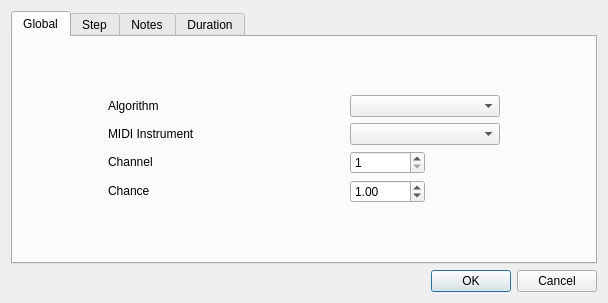
<ui version="4.0" >
 <class>instrumentDialog</class>
 <widget class="QDialog" name="instrumentDialog" >
  <property name="geometry" >
   <rect>
    <x>0</x>
    <y>0</y>
    <width>608</width>
    <height>303</height>
   </rect>
  </property>
  <property name="windowTitle" >
   <string>Edit Instrument</string>
  </property>
  <property name="modal" >
   <bool>true</bool>
  </property>
  <layout class="QVBoxLayout" name="verticalLayout" >
   <item>
    <widget class="QTabWidget" name="Tabs" >
     <property name="currentIndex" >
      <number>0</number>
     </property>
     <widget class="QWidget" name="tab" >
      <attribute name="title" >
       <string>Global</string>
      </attribute>
      <layout class="QVBoxLayout" name="verticalLayout_2" >
       <item>
        <layout class="QGridLayout" name="gridLayout_2" >
         <item row="0" column="0" >
          <widget class="QLabel" name="label_10" >
           <property name="sizePolicy" >
            <sizepolicy vsizetype="Fixed" hsizetype="Fixed" >
             <horstretch>0</horstretch>
             <verstretch>0</verstretch>
            </sizepolicy>
           </property>
           <property name="minimumSize" >
            <size>
             <width>150</width>
             <height>0</height>
            </size>
           </property>
           <property name="text" >
            <string>Algorithm</string>
           </property>
          </widget>
         </item>
         <item row="0" column="1" >
          <widget class="QComboBox" name="algorithm" >
           <property name="sizePolicy" >
            <sizepolicy vsizetype="Fixed" hsizetype="Preferred" >
             <horstretch>0</horstretch>
             <verstretch>0</verstretch>
            </sizepolicy>
           </property>
           <property name="minimumSize" >
            <size>
             <width>150</width>
             <height>0</height>
            </size>
           </property>
          </widget>
         </item>
         <item row="1" column="0" >
          <widget class="QLabel" name="label_4" >
           <property name="sizePolicy" >
            <sizepolicy vsizetype="Fixed" hsizetype="Fixed" >
             <horstretch>0</horstretch>
             <verstretch>0</verstretch>
            </sizepolicy>
           </property>
           <property name="minimumSize" >
            <size>
             <width>150</width>
             <height>0</height>
            </size>
           </property>
           <property name="text" >
            <string>MIDI Instrument</string>
           </property>
          </widget>
         </item>
         <item row="1" column="1" >
          <widget class="QComboBox" name="midi" >
           <property name="sizePolicy" >
            <sizepolicy vsizetype="Fixed" hsizetype="Preferred" >
             <horstretch>0</horstretch>
             <verstretch>0</verstretch>
            </sizepolicy>
           </property>
           <property name="minimumSize" >
            <size>
             <width>150</width>
             <height>0</height>
            </size>
           </property>
          </widget>
         </item>
         <item row="2" column="0" >
          <widget class="QLabel" name="label_6" >
           <property name="sizePolicy" >
            <sizepolicy vsizetype="Fixed" hsizetype="Fixed" >
             <horstretch>0</horstretch>
             <verstretch>0</verstretch>
            </sizepolicy>
           </property>
           <property name="minimumSize" >
            <size>
             <width>150</width>
             <height>0</height>
            </size>
           </property>
           <property name="text" >
            <string>Channel</string>
           </property>
          </widget>
         </item>
         <item row="2" column="1" >
          <widget class="QSpinBox" name="channel" >
           <property name="sizePolicy" >
            <sizepolicy vsizetype="Fixed" hsizetype="Fixed" >
             <horstretch>0</horstretch>
             <verstretch>0</verstretch>
            </sizepolicy>
           </property>
           <property name="minimumSize" >
            <size>
             <width>75</width>
             <height>0</height>
            </size>
           </property>
           <property name="minimum" >
            <number>1</number>
           </property>
           <property name="maximum" >
            <number>16</number>
           </property>
          </widget>
         </item>
         <item row="3" column="0" >
          <widget class="QLabel" name="label_5" >
           <property name="sizePolicy" >
            <sizepolicy vsizetype="Fixed" hsizetype="Fixed" >
             <horstretch>0</horstretch>
             <verstretch>0</verstretch>
            </sizepolicy>
           </property>
           <property name="minimumSize" >
            <size>
             <width>150</width>
             <height>0</height>
            </size>
           </property>
           <property name="text" >
            <string>Chance</string>
           </property>
          </widget>
         </item>
         <item row="3" column="1" >
          <widget class="QDoubleSpinBox" name="chance" >
           <property name="sizePolicy" >
            <sizepolicy vsizetype="Fixed" hsizetype="Fixed" >
             <horstretch>0</horstretch>
             <verstretch>0</verstretch>
            </sizepolicy>
           </property>
           <property name="minimumSize" >
            <size>
             <width>75</width>
             <height>0</height>
            </size>
           </property>
           <property name="singleStep" >
            <double>0.025000000000000</double>
           </property>
           <property name="value" >
            <double>1.000000000000000</double>
           </property>
          </widget>
         </item>
        </layout>
       </item>
      </layout>
     </widget>
     <widget class="QWidget" name="tab_2" >
      <attribute name="title" >
       <string>Step</string>
      </attribute>
      <layout class="QVBoxLayout" name="verticalLayout_3" >
       <item>
        <layout class="QGridLayout" name="gridLayout_3" >
         <item row="0" column="0" >
          <widget class="QLabel" name="label_3" >
           <property name="sizePolicy" >
            <sizepolicy vsizetype="Fixed" hsizetype="Fixed" >
             <horstretch>0</horstretch>
             <verstretch>0</verstretch>
            </sizepolicy>
           </property>
           <property name="minimumSize" >
            <size>
             <width>150</width>
             <height>0</height>
            </size>
           </property>
           <property name="text" >
            <string>Step</string>
           </property>
          </widget>
         </item>
         <item row="0" column="1" >
          <widget class="QSpinBox" name="step" >
           <property name="sizePolicy" >
            <sizepolicy vsizetype="Fixed" hsizetype="Fixed" >
             <horstretch>0</horstretch>
             <verstretch>0</verstretch>
            </sizepolicy>
           </property>
           <property name="minimumSize" >
            <size>
             <width>75</width>
             <height>0</height>
            </size>
           </property>
           <property name="maximum" >
            <number>10000</number>
           </property>
          </widget>
         </item>
         <item row="1" column="0" >
          <widget class="QLabel" name="label" >
           <property name="sizePolicy" >
            <sizepolicy vsizetype="Fixed" hsizetype="Fixed" >
             <horstretch>0</horstretch>
             <verstretch>0</verstretch>
            </sizepolicy>
           </property>
           <property name="minimumSize" >
            <size>
             <width>150</width>
             <height>0</height>
            </size>
           </property>
           <property name="text" >
            <string>Start</string>
           </property>
          </widget>
         </item>
         <item row="1" column="1" >
          <widget class="QSpinBox" name="stepstart" >
           <property name="sizePolicy" >
            <sizepolicy vsizetype="Fixed" hsizetype="Fixed" >
             <horstretch>0</horstretch>
             <verstretch>0</verstretch>
            </sizepolicy>
           </property>
           <property name="minimumSize" >
            <size>
             <width>75</width>
             <height>0</height>
            </size>
           </property>
           <property name="maximum" >
            <number>10000</number>
           </property>
          </widget>
         </item>
         <item row="2" column="0" >
          <widget class="QLabel" name="label_2" >
           <property name="sizePolicy" >
            <sizepolicy vsizetype="Fixed" hsizetype="Fixed" >
             <horstretch>0</horstretch>
             <verstretch>0</verstretch>
            </sizepolicy>
           </property>
           <property name="minimumSize" >
            <size>
             <width>150</width>
             <height>0</height>
            </size>
           </property>
           <property name="text" >
            <string>Step end</string>
           </property>
          </widget>
         </item>
         <item row="2" column="1" >
          <widget class="QSpinBox" name="stepend" >
           <property name="sizePolicy" >
            <sizepolicy vsizetype="Fixed" hsizetype="Fixed" >
             <horstretch>0</horstretch>
             <verstretch>0</verstretch>
            </sizepolicy>
           </property>
           <property name="minimumSize" >
            <size>
             <width>75</width>
             <height>0</height>
            </size>
           </property>
           <property name="minimum" >
            <number>-1</number>
           </property>
           <property name="maximum" >
            <number>10000</number>
           </property>
           <property name="value" >
            <number>-1</number>
           </property>
          </widget>
         </item>
         <item row="3" column="0" >
          <widget class="QLabel" name="label_15" >
           <property name="sizePolicy" >
            <sizepolicy vsizetype="Fixed" hsizetype="Fixed" >
             <horstretch>0</horstretch>
             <verstretch>0</verstretch>
            </sizepolicy>
           </property>
           <property name="text" >
            <string>End</string>
           </property>
          </widget>
         </item>
         <item row="3" column="1" >
          <widget class="QSpinBox" name="end" >
           <property name="minimum" >
            <number>-1</number>
           </property>
           <property name="maximum" >
            <number>100000</number>
           </property>
           <property name="value" >
            <number>-1</number>
           </property>
          </widget>
         </item>
        </layout>
       </item>
      </layout>
     </widget>
     <widget class="QWidget" name="Notes" >
      <attribute name="title" >
       <string>Notes</string>
      </attribute>
      <layout class="QVBoxLayout" name="verticalLayout_4" >
       <item>
        <layout class="QGridLayout" name="gridLayout_4" >
         <item row="2" column="0" >
          <widget class="QLabel" name="label_9" >
           <property name="sizePolicy" >
            <sizepolicy vsizetype="Fixed" hsizetype="Fixed" >
             <horstretch>0</horstretch>
             <verstretch>0</verstretch>
            </sizepolicy>
           </property>
           <property name="minimumSize" >
            <size>
             <width>150</width>
             <height>0</height>
            </size>
           </property>
           <property name="text" >
            <string>Min velocity</string>
           </property>
          </widget>
         </item>
         <item row="2" column="1" >
          <widget class="QSpinBox" name="minvelocity" >
           <property name="sizePolicy" >
            <sizepolicy vsizetype="Fixed" hsizetype="Fixed" >
             <horstretch>0</horstretch>
             <verstretch>0</verstretch>
            </sizepolicy>
           </property>
           <property name="minimumSize" >
            <size>
             <width>75</width>
             <height>0</height>
            </size>
           </property>
           <property name="maximum" >
            <number>128</number>
           </property>
          </widget>
         </item>
         <item row="0" column="0" >
          <widget class="QLabel" name="label_13" >
           <property name="sizePolicy" >
            <sizepolicy vsizetype="Fixed" hsizetype="Fixed" >
             <horstretch>0</horstretch>
             <verstretch>0</verstretch>
            </sizepolicy>
           </property>
           <property name="text" >
            <string>Min note</string>
           </property>
          </widget>
         </item>
         <item row="1" column="0" >
          <widget class="QLabel" name="label_14" >
           <property name="sizePolicy" >
            <sizepolicy vsizetype="Fixed" hsizetype="Fixed" >
             <horstretch>0</horstretch>
             <verstretch>0</verstretch>
            </sizepolicy>
           </property>
           <property name="text" >
            <string>Max note</string>
           </property>
          </widget>
         </item>
         <item row="0" column="1" >
          <widget class="QComboBox" name="minnote" >
           <property name="sizePolicy" >
            <sizepolicy vsizetype="Fixed" hsizetype="Fixed" >
             <horstretch>0</horstretch>
             <verstretch>0</verstretch>
            </sizepolicy>
           </property>
           <property name="minimumSize" >
            <size>
             <width>75</width>
             <height>0</height>
            </size>
           </property>
          </widget>
         </item>
         <item row="1" column="1" >
          <widget class="QComboBox" name="maxnote" >
           <property name="sizePolicy" >
            <sizepolicy vsizetype="Fixed" hsizetype="Minimum" >
             <horstretch>0</horstretch>
             <verstretch>0</verstretch>
            </sizepolicy>
           </property>
           <property name="minimumSize" >
            <size>
             <width>75</width>
             <height>0</height>
            </size>
           </property>
          </widget>
         </item>
         <item row="3" column="1" >
          <widget class="QSpinBox" name="maxvelocity" >
           <property name="sizePolicy" >
            <sizepolicy vsizetype="Fixed" hsizetype="Fixed" >
             <horstretch>0</horstretch>
             <verstretch>0</verstretch>
            </sizepolicy>
           </property>
           <property name="minimumSize" >
            <size>
             <width>75</width>
             <height>0</height>
            </size>
           </property>
           <property name="maximum" >
            <number>128</number>
           </property>
          </widget>
         </item>
         <item row="3" column="0" >
          <widget class="QLabel" name="label_8" >
           <property name="sizePolicy" >
            <sizepolicy vsizetype="Fixed" hsizetype="Fixed" >
             <horstretch>0</horstretch>
             <verstretch>0</verstretch>
            </sizepolicy>
           </property>
           <property name="minimumSize" >
            <size>
             <width>150</width>
             <height>0</height>
            </size>
           </property>
           <property name="text" >
            <string>Max velocity</string>
           </property>
          </widget>
         </item>
        </layout>
       </item>
      </layout>
     </widget>
     <widget class="QWidget" name="tab_3" >
      <attribute name="title" >
       <string>Duration</string>
      </attribute>
      <layout class="QVBoxLayout" name="verticalLayout_5" >
       <item>
        <layout class="QGridLayout" name="gridLayout" >
         <item row="0" column="1" >
          <widget class="QSpinBox" name="minnoteduration" >
           <property name="sizePolicy" >
            <sizepolicy vsizetype="Fixed" hsizetype="Fixed" >
             <horstretch>0</horstretch>
             <verstretch>0</verstretch>
            </sizepolicy>
           </property>
           <property name="minimumSize" >
            <size>
             <width>75</width>
             <height>0</height>
            </size>
           </property>
           <property name="minimum" >
            <number>1</number>
           </property>
           <property name="maximum" >
            <number>128</number>
           </property>
          </widget>
         </item>
         <item row="0" column="0" >
          <widget class="QLabel" name="label_12" >
           <property name="text" >
            <string>Min note duration</string>
           </property>
          </widget>
         </item>
         <item row="1" column="0" >
          <widget class="QLabel" name="label_7" >
           <property name="sizePolicy" >
            <sizepolicy vsizetype="Fixed" hsizetype="Fixed" >
             <horstretch>0</horstretch>
             <verstretch>0</verstretch>
            </sizepolicy>
           </property>
           <property name="minimumSize" >
            <size>
             <width>150</width>
             <height>0</height>
            </size>
           </property>
           <property name="text" >
            <string>Max note duration</string>
           </property>
          </widget>
         </item>
         <item row="1" column="1" >
          <widget class="QSpinBox" name="noteduration" >
           <property name="sizePolicy" >
            <sizepolicy vsizetype="Fixed" hsizetype="Fixed" >
             <horstretch>0</horstretch>
             <verstretch>0</verstretch>
            </sizepolicy>
           </property>
           <property name="minimumSize" >
            <size>
             <width>75</width>
             <height>0</height>
            </size>
           </property>
           <property name="minimum" >
            <number>1</number>
           </property>
           <property name="maximum" >
            <number>128</number>
           </property>
          </widget>
         </item>
         <item row="2" column="1" >
          <widget class="QSpinBox" name="maxnotes" >
           <property name="sizePolicy" >
            <sizepolicy vsizetype="Fixed" hsizetype="Fixed" >
             <horstretch>0</horstretch>
             <verstretch>0</verstretch>
            </sizepolicy>
           </property>
           <property name="minimumSize" >
            <size>
             <width>75</width>
             <height>0</height>
            </size>
           </property>
           <property name="minimum" >
            <number>-1</number>
           </property>
           <property name="maximum" >
            <number>128</number>
           </property>
           <property name="value" >
            <number>-1</number>
           </property>
          </widget>
         </item>
         <item row="2" column="0" >
          <widget class="QLabel" name="label_11" >
           <property name="text" >
            <string>Max simultaneous notes</string>
           </property>
          </widget>
         </item>
        </layout>
       </item>
      </layout>
      <zorder>minnoteduration</zorder>
      <zorder>label_12</zorder>
      <zorder>noteduration</zorder>
      <zorder>label_7</zorder>
      <zorder>gridLayoutWidget</zorder>
     </widget>
    </widget>
   </item>
   <item>
    <widget class="QDialogButtonBox" name="buttonBox" >
     <property name="sizePolicy" >
      <sizepolicy vsizetype="Fixed" hsizetype="Expanding" >
       <horstretch>0</horstretch>
       <verstretch>0</verstretch>
      </sizepolicy>
     </property>
     <property name="minimumSize" >
      <size>
       <width>0</width>
       <height>0</height>
      </size>
     </property>
     <property name="orientation" >
      <enum>Qt::Horizontal</enum>
     </property>
     <property name="standardButtons" >
      <set>QDialogButtonBox::Cancel|QDialogButtonBox::Ok</set>
     </property>
    </widget>
   </item>
  </layout>
 </widget>
 <resources/>
 <connections>
  <connection>
   <sender>buttonBox</sender>
   <signal>accepted()</signal>
   <receiver>instrumentDialog</receiver>
   <slot>accept()</slot>
   <hints>
    <hint type="sourcelabel" >
     <x>207</x>
     <y>550</y>
    </hint>
    <hint type="destinationlabel" >
     <x>157</x>
     <y>274</y>
    </hint>
   </hints>
  </connection>
  <connection>
   <sender>buttonBox</sender>
   <signal>rejected()</signal>
   <receiver>instrumentDialog</receiver>
   <slot>reject()</slot>
   <hints>
    <hint type="sourcelabel" >
     <x>275</x>
     <y>550</y>
    </hint>
    <hint type="destinationlabel" >
     <x>286</x>
     <y>274</y>
    </hint>
   </hints>
  </connection>
 </connections>
</ui>
